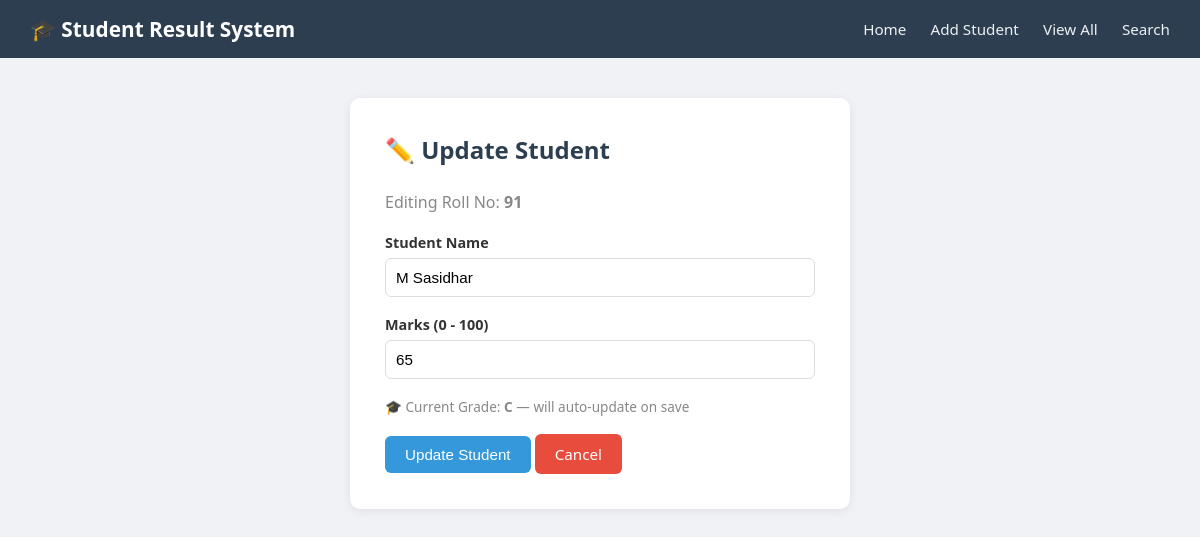
/update/91, run on the app's committed database.
### tables this page shows
CREATE TABLE students(
            id INTEGER PRIMARY KEY AUTOINCREMENT,
            roll_no TEXT NOT NULL UNIQUE,
            name TEXT NOT NULL,
            marks INTEGER NOT NULL,
            grade TEXT NOT NULL
        );

### app.py (the view, shortened to what this page needs)
@app.route('/update/<roll_no>', methods=['GET', 'POST'])
def update_student_route(roll_no):
    message = ''
    student = search_student(roll_no)
    if not student:
        return render_template('error.html', message=f'No student found with Roll No: {roll_no}')
    return render_template('update_student.html', student=student, message=message)

### database.py (called while the page is built)
def get_connection():
    conn = sqlite3.connect(DB_PATH)
    conn.row_factory = sqlite3.Row
    return conn

def search_student(roll_no):
    conn = get_connection()
    cursor = conn.cursor()
    cursor.execute('SELECT * FROM students WHERE roll_no = ?', (roll_no,))
    student = cursor.fetchone()
    conn.close()
    return student

### templates/update_student.html (shortened to what this page needs)
{% extends 'base.html' %}
{% block content %}
<div class="form-container">
    <h2>✏️ Update Student</h2>
    <p style="color:#888; margin-bottom:20px;">Editing Roll No: <strong>{{ student['roll_no'] }}</strong></p>
    <form method="POST" action="{{ url_for('update_student_route', roll_no=student['roll_no']) }}">
        <div class="form-group">
            <label for="name">Student Name</label>
            <input type="text" id="name" name="name" value="{{ student['name'] }}" required>
        </div>
        <div class="form-group">
            <label for="marks">Marks (0 - 100)</label>
            <input type="number" id="marks" name="marks" min="0" max="100" value="{{ student['marks'] }}" required>
        </div>
        <p class="grade-hint">🎓 Current Grade: <strong>{{ student['grade'] }}</strong> — will auto-update on save</p>
        <button type="submit" class="btn">Update Student</button>
        <a href="{{ url_for('view_students') }}" class="btn btn-danger">Cancel</a>
    </form>
</div>
{% endblock %}

### static/style.css (style rules this page uses)
* { margin: 0; padding: 0; box-sizing: border-box; }
body { font-family: 'Segoe UI', Tahoma, Geneva, Verdana, sans-serif; background-color: #f0f2f5; color: #333; }
.btn { display: inline-block; background-color: #3498db; color: white; padding: 10px 20px; border: none; border-radius: 6px; cursor: pointer; text-decoration: none; font-size: 0.95rem; }
.btn-danger { background-color: #e74c3c; }
.form-container { background: white; padding: 35px; border-radius: 10px; box-shadow: 0 2px 10px rgba(0,0,0,0.08); max-width: 500px; margin: 0 auto; }
.form-container h2 { margin-bottom: 25px; color: #2c3e50; }
.form-group { margin-bottom: 18px; }
.form-group label { display: block; margin-bottom: 6px; font-weight: 600; font-size: 0.9rem; }
.form-group input, .form-group select { width: 100%; padding: 10px; border: 1px solid #ddd; border-radius: 6px; font-size: 0.95rem; }
.grade-hint { color: #888; font-size: 0.85rem; margin-bottom: 18px; }

### data on the page
students: roll_no "91", name "M Sasidhar", marks "65", grade "C"
